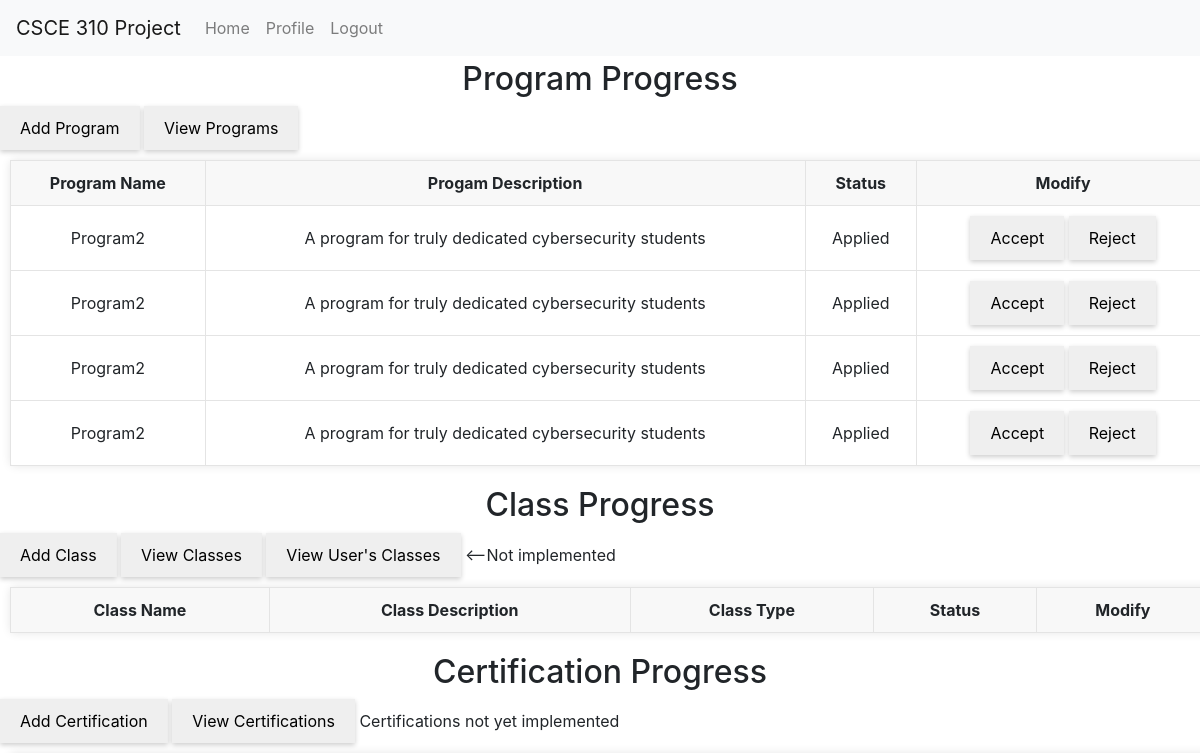
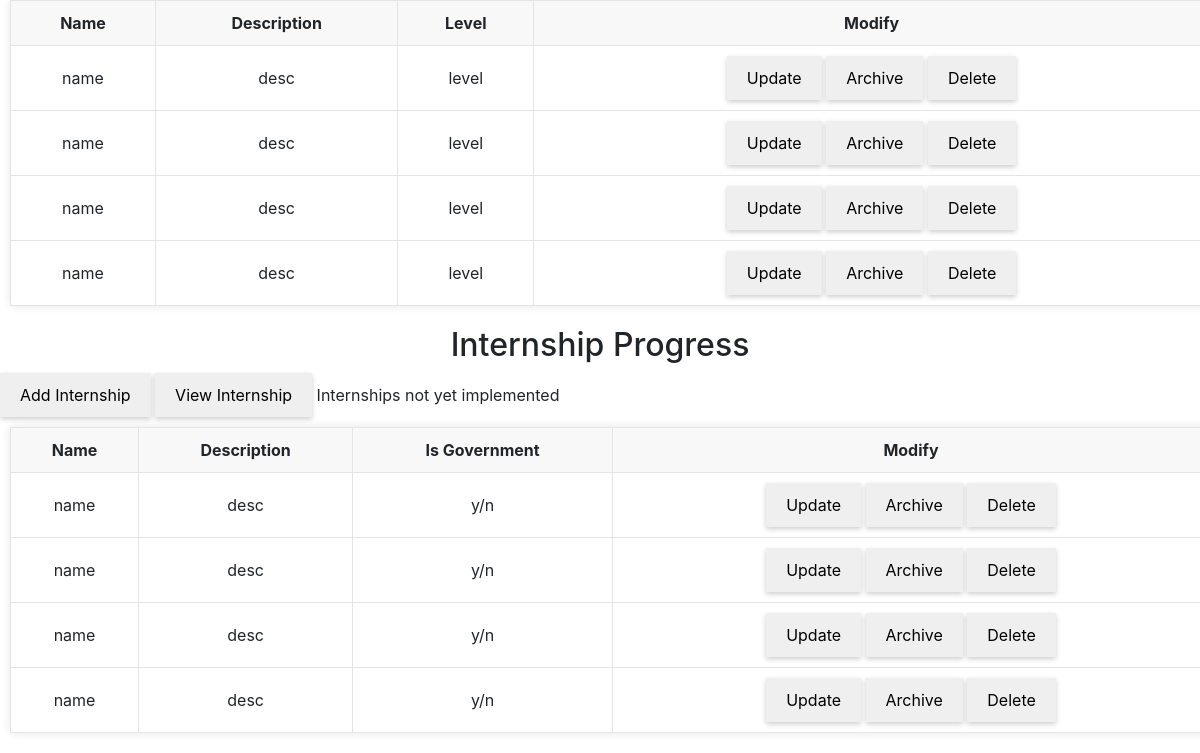
The app's page /progress/view_progress/3424 (signed in), older data (2 pictures, top to bottom).
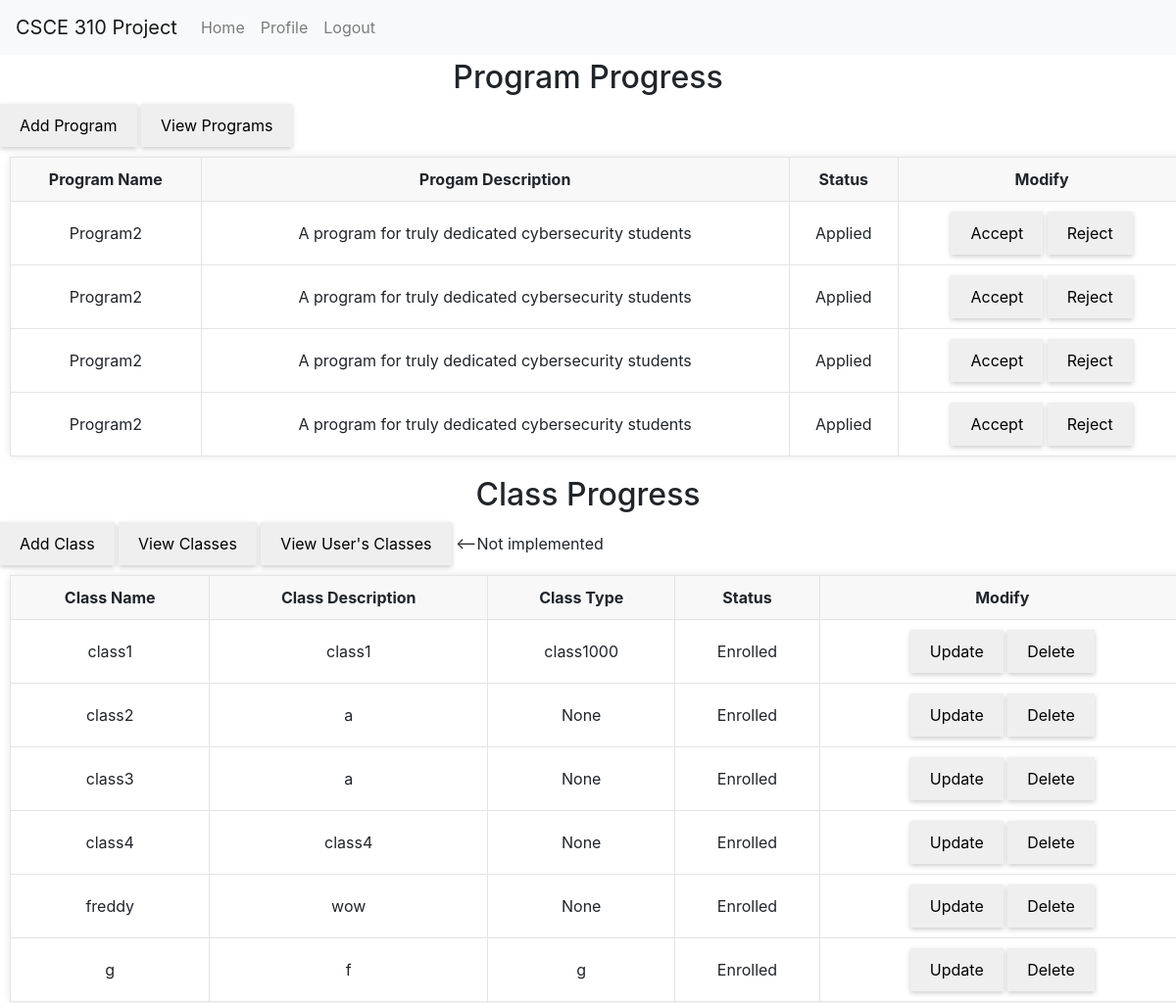
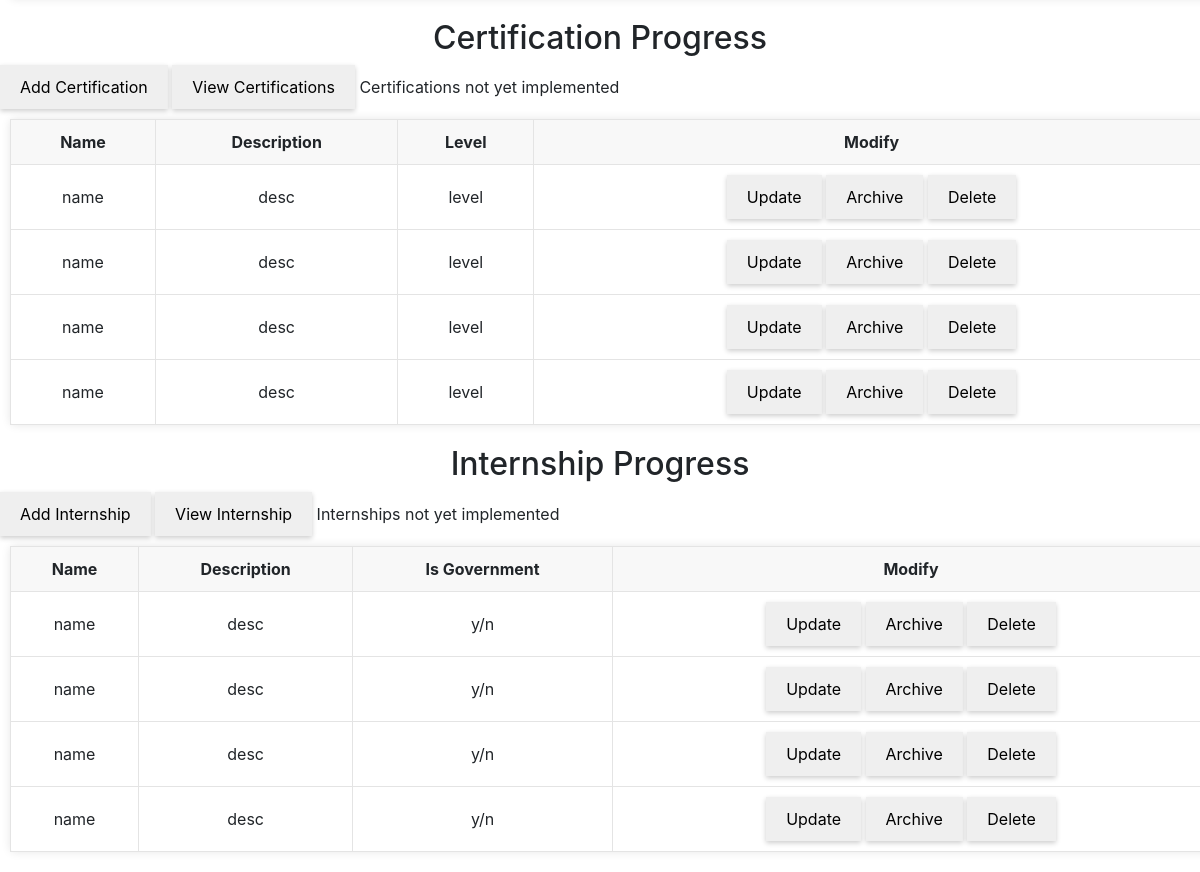
The same page, newer data (2 pictures, top to bottom).
### tables this page shows
CREATE TABLE Application (
                    app_num INTEGER PRIMARY KEY AUTOINCREMENT,
                    program_num INTEGER,
                    UIN INTEGER,
                    uncom_cert TEXT,
                    com_cert TEXT,
                    purpose_statement TEXT,
                    FOREIGN KEY(program_num) REFERENCES Programs(program_num),
                    FOREIGN KEY(UIN) REFERENCES College_students(UIN)
                    );

CREATE TABLE Programs (
                    program_num INTEGER PRIMARY KEY AUTOINCREMENT,
                    name TEXT,
                    description TEXT,
                    archived INTEGER
                    );

CREATE TABLE Class_Enrollment (
                    CE_Num INTEGER PRIMARY KEY AUTOINCREMENT,
                    UIN INTEGER,
                    Class_ID INTEGER,
                    Status VARCHAR, 
                    Semester VARCHAR,
                    Year YEAR,
                    FOREIGN KEY(UIN) REFERENCES College_students(UIN),
                    FOREIGN KEY(Class_ID) REFERENCES Classes(Class_ID)
                    );

CREATE TABLE Classes (
                    Class_ID INTEGER PRIMARY KEY AUTOINCREMENT,
                    Name VARCHAR,
                    Description VARCHAR,
                    Type VARCHAR
                    );

### routes/progress.py (the view)
@progress_bp.route('/view_progress/<int:UIN>', methods=['GET'])
@login_required
def view_progress(UIN):
    if current_user.user_type != "admin":
        return jsonify({"Erorr" : "Access Denied"})
    conn = get_db_connection()
    programs = get_all_programs_by_user(conn, UIN)
    classes = get_all_classes_by_user(conn, UIN)
    conn.close()
    return render_template("admin/admin_program_progress.html", programs=programs, classes=classes)

### app.py (called while the page is built)
@login_manager.user_loader
def load_user(UIN):
    return User(UIN)

### db.py (called while the page is built)
def get_db_connection():
    conn = sqlite3.connect('database.db')
    conn.row_factory = sqlite3.Row
    return conn

### routes/classes.py (called while the page is built)
def get_all_classes_by_user(conn, UIN):
    return conn.execute('SELECT * FROM View_ClassEnrollmentDetails where UIN = ?', (UIN,)).fetchall()

### util/Programs.py (called while the page is built)
def get_all_programs_by_user(conn, UIN):
  return conn.execute('SELECT * FROM View_ApplicationDetails WHERE UIN = ?', (UIN,)).fetchall()

### templates/admin/admin_program_progress.html (shortened to what the changed rows need)
<!DOCTYPE html>
<html lang="en">
	<head>
		<link rel="stylesheet" href="../../static/general.css" />
		<link rel="stylesheet" href="../../static/admin_home.css" />
		<link
			rel="stylesheet"
			href="https://stackpath.bootstrapcdn.com/bootstrap/4.3.1/css/bootstrap.min.css"
		/>
	</head>
	<body>
		<div>
      <h2>Program Progress</h2>
      <table id="programsTable">
        <tr>
          <th>Program Name</th>
          <th>Progam Description</th>
          <th>Status</th>
          <th>Modify</th>
        </tr>
        {% for program in programs %}
          {% if not program.archived %}
            <tr>
              <td>{{ program.name }}</td>
              <td>{{ program.description }}</td>
              <td>{% if program.status %} {{ program.status }} {% else %} Applied {% endif %}</td>
              <td>
                {% if not program.status %}
                  <button onclick="acceptOrRejectRecord({{program.UIN}}, {{program.program_num}}, 1)">Accept</button>
                  <button onclick="acceptOrRejectRecord({{program.UIN}}, {{program.program_num}}, 0)">Reject</button>
                {% elif program.status == "Enrolled" %}
                  <button onclick="updateProgramProgress({{program.UIN}}, {{program.program_num}}, 'Completed')">Mark as Complete</button>
                  <button onclick="updateProgramProgress({{program.UIN}}, {{program.program_num}}, 'Dropped')">Drop</button>
                {% elif program.status == "Rejected" %}
                  <button onclick="updateProgramProgress({{program.UIN}}, {{program.program_num}}, 'Enrolled')" >Recsind Rejection</button>
                {% elif program.status == "Completed" %}
                  <button onclick="updateProgramProgress({{program.UIN}}, {{program.program_num}}, 'Enrolled')"  >Mark as Incomplete</button>
                {% elif program.status == "Dropped" %}
                  <button onclick="updateProgramProgress({{program.UIN}}, {{program.program_num}}, 'Enrolled')"  >Enroll</button>
                {% endif %}
              </td>
            </tr>
          {% endif %}
        {% endfor %}
      </table>
    </div>
    <div>
      <h2>Class Progress</h2>
      <table id="classesTable">
        <tr>
          <th>Class Name</th>
          <th>Class Description</th>
          <th>Class Type</th>
          <th>Status</th>
          <th>Modify</th>
        </tr>
        {% for class in classes %}
        <tr>
          <td>{{ class.Name }}</td>
          <td>{{ class.Description }}</td>
          <td>{{ class.type }}</td>
          <td>{{ class.status }}</td>
          <td>
            <a href="{{ url_for('classes_bp.update_class', Class_ID=class.Class_ID, UIN=request.view_args['UIN']) }}">
              <button>Update</button>
            </a>
            <button onclick="deleteClass({{class.Class_ID}})">Delete</button>
          </td>
        </tr>
        {% endfor %}
      </table>
    </div>
    <div>
      <h2>Certification Progress</h2>
      <table id="classesTable">
        <tr>
          <th>Name</th>
          <th>Description</th>
          <th>Level</th>
          <th>Modify</th>
        </tr>
        {% for program in programs %}
        <tr>
          <td>name</td>
          <td>desc</td>
          <td>level</td>
          <td>
            <a href="/admin/update_program/{{program.program_num}}">
              <button>Update</button>
            </a>
            {% if program.archived %}
            <button onclick="archiveProgram({{program.program_num}}, 0)">Unarchive</button>
            {% else %}
            <button onclick="archiveProgram({{program.program_num}}, 1)">Archive</button>
            {% endif %}
            <button onclick="deleteProgram({{program.program_num}})">Delete</button>
          </td>
        </tr>
        {% endfor %}
      </table>
    </div>
    <div>
      <h2>Internship Progress</h2>
      <table id="classesTable">
        <tr>
          <th>Name</th>
          <th>Description</th>
          <th>Is Government</th>
          <th>Modify</th>
        </tr>
        {% for program in programs %}
        <tr>
          <td>name</td>
          <td>desc</td>
          <td>y/n</td>
          <td>
            <a href="/admin/update_program/{{program.program_num}}">
              <button>Update</button>
            </a>
            {% if program.archived %}
            <button onclick="archiveProgram({{program.program_num}}, 0)">Unarchive</button>
            {% else %}
            <button onclick="archiveProgram({{program.program_num}}, 1)">Archive</button>
            {% endif %}
            <button onclick="deleteProgram({{program.program_num}})">Delete</button>
          </td>
        </tr>
        {% endfor %}
      </table>
    </div>
    </body>
    </html>

Row changes from the older to the newer data that the page shows:
added Class_Enrollment: Name "class1", Description "class1", type "class1000", status "Enrolled"
added Class_Enrollment: Name "class2", Description "a", type "None", status "Enrolled"
added Class_Enrollment: Name "class3", Description "a", type "None", status "Enrolled"
added Class_Enrollment: Name "class4", Description "class4", type "None", status "Enrolled"
added Class_Enrollment: Name "freddy", Description "wow", type "None", status "Enrolled"
added Class_Enrollment: Name "g", Description "f", type "g", status "Enrolled"
